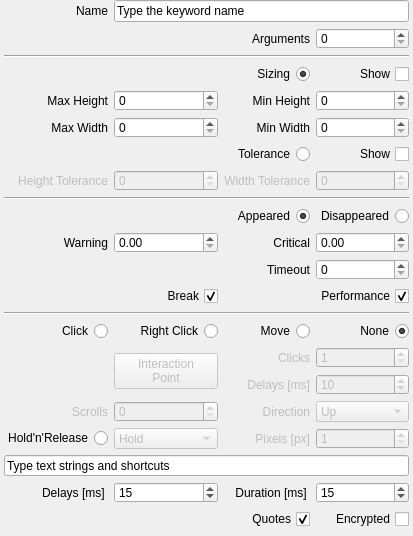
  <widget class="QWidget" name="widget" native="true">
   <property name="geometry">
    <rect>
     <x>173</x>
     <y>9</y>
     <width>413</width>
     <height>536</height>
    </rect>
   </property>
   <widget class="QWidget" name="gridLayoutWidget">
    <property name="geometry">
     <rect>
      <x>4</x>
      <y>0</y>
      <width>405</width>
      <height>529</height>
     </rect>
    </property>
    <layout class="QGridLayout" name="gridLayout">
     <item row="13" column="2" colspan="2">
      <widget class="QCheckBox" name="checkBoxEnablePerformance">
       <property name="layoutDirection">
        <enum>Qt::RightToLeft</enum>
       </property>
       <property name="text">
        <string>Performance</string>
       </property>
       <property name="checked">
        <bool>true</bool>
       </property>
      </widget>
     </item>
     <item row="8" column="1">
      <widget class="QSpinBox" name="height_tolerance_spinbox">
       <property name="enabled">
        <bool>false</bool>
       </property>
       <property name="maximum">
        <number>999</number>
       </property>
      </widget>
     </item>
     <item row="5" column="3">
      <widget class="QSpinBox" name="min_height_spinbox">
       <property name="maximum">
        <number>9999</number>
       </property>
      </widget>
     </item>
     <item row="1" column="2">
      <widget class="QLabel" name="labelArgs">
       <property name="text">
        <string>Arguments</string>
       </property>
       <property name="alignment">
        <set>Qt::AlignRight|Qt::AlignTrailing|Qt::AlignVCenter</set>
       </property>
      </widget>
     </item>
     <item row="9" column="0" colspan="4">
      <widget class="Line" name="line_8">
       <property name="orientation">
        <enum>Qt::Horizontal</enum>
       </property>
      </widget>
     </item>
     <item row="15" column="0">
      <widget class="QRadioButton" name="clickRadio">
       <property name="layoutDirection">
        <enum>Qt::RightToLeft</enum>
       </property>
       <property name="text">
        <string>Click</string>
       </property>
       <property name="checked">
        <bool>false</bool>
       </property>
       <attribute name="buttonGroup">
        <string notr="true">buttonGroup_2</string>
       </attribute>
      </widget>
     </item>
     <item row="22" column="0" colspan="4">
      <widget class="QLineEdit" name="inserttext">
       <property name="text">
        <string>Type text strings and shortcuts</string>
       </property>
      </widget>
     </item>
     <item row="24" column="2">
      <widget class="QCheckBox" name="add_quotes">
       <property name="layoutDirection">
        <enum>Qt::RightToLeft</enum>
       </property>
       <property name="text">
        <string>Quotes</string>
       </property>
       <property name="checked">
        <bool>true</bool>
       </property>
      </widget>
     </item>
     <item row="10" column="3">
      <widget class="QRadioButton" name="wait_disapp_radio">
       <property name="layoutDirection">
        <enum>Qt::RightToLeft</enum>
       </property>
       <property name="text">
        <string>Disappeared</string>
       </property>
       <property name="checked">
        <bool>false</bool>
       </property>
       <attribute name="buttonGroup">
        <string notr="true">buttonGroup_3</string>
       </attribute>
      </widget>
     </item>
     <item row="13" column="0" colspan="2">
      <widget class="QCheckBox" name="timeout_exception">
       <property name="layoutDirection">
        <enum>Qt::RightToLeft</enum>
       </property>
       <property name="text">
        <string>Break</string>
       </property>
       <property name="checked">
        <bool>true</bool>
       </property>
      </widget>
     </item>
     <item row="11" column="3">
      <widget class="QDoubleSpinBox" name="doubleSpinBoxCritical">
       <property name="maximum">
        <double>9999.989999999999782</double>
       </property>
       <property name="singleStep">
        <double>1.000000000000000</double>
       </property>
      </widget>
     </item>
     <item row="3" column="0" colspan="4">
      <widget class="Line" name="line_3">
       <property name="orientation">
        <enum>Qt::Horizontal</enum>
       </property>
      </widget>
     </item>
     <item row="12" column="2">
      <widget class="QLabel" name="timeout_label">
       <property name="text">
        <string>Timeout</string>
       </property>
       <property name="alignment">
        <set>Qt::AlignRight|Qt::AlignTrailing|Qt::AlignVCenter</set>
       </property>
      </widget>
     </item>
     <item row="11" column="2">
      <widget class="QLabel" name="labelCritical">
       <property name="text">
        <string>Critical</string>
       </property>
       <property name="alignment">
        <set>Qt::AlignRight|Qt::AlignTrailing|Qt::AlignVCenter</set>
       </property>
      </widget>
     </item>
     <item row="8" column="3">
      <widget class="QSpinBox" name="width_tolerance_spinbox">
       <property name="enabled">
        <bool>false</bool>
       </property>
       <property name="maximum">
        <number>999</number>
       </property>
      </widget>
     </item>
     <item row="11" column="0">
      <widget class="QLabel" name="labelWarning">
       <property name="text">
        <string>Warning</string>
       </property>
       <property name="alignment">
        <set>Qt::AlignRight|Qt::AlignTrailing|Qt::AlignVCenter</set>
       </property>
      </widget>
     </item>
     <item row="15" column="1">
      <widget class="QRadioButton" name="rightclickRadio">
       <property name="layoutDirection">
        <enum>Qt::RightToLeft</enum>
       </property>
       <property name="text">
        <string>Right Click</string>
       </property>
       <attribute name="buttonGroup">
        <string notr="true">buttonGroup_2</string>
       </attribute>
      </widget>
     </item>
     <item row="4" column="3">
      <widget class="QCheckBox" name="show_min_max">
       <property name="layoutDirection">
        <enum>Qt::RightToLeft</enum>
       </property>
       <property name="text">
        <string>Show</string>
       </property>
      </widget>
     </item>
     <item row="19" column="3">
      <widget class="QSpinBox" name="holdreleaseSpinBox">
       <property name="enabled">
        <bool>false</bool>
       </property>
       <property name="minimum">
        <number>1</number>
       </property>
       <property name="maximum">
        <number>9999</number>
       </property>
      </widget>
     </item>
     <item row="15" column="3">
      <widget class="QRadioButton" name="dontclickRadio">
       <property name="layoutDirection">
        <enum>Qt::RightToLeft</enum>
       </property>
       <property name="text">
        <string>None</string>
       </property>
       <property name="checked">
        <bool>true</bool>
       </property>
       <attribute name="buttonGroup">
        <string notr="true">buttonGroup_2</string>
       </attribute>
      </widget>
     </item>
     <item row="23" column="3">
      <widget class="QSpinBox" name="spinBoxSendKeysDuration">
       <property name="maximum">
        <number>60000</number>
       </property>
       <property name="value">
        <number>15</number>
       </property>
      </widget>
     </item>
     <item row="17" column="3">
      <widget class="QSpinBox" name="clickdelay_spinbox">
       <property name="enabled">
        <bool>false</bool>
       </property>
       <property name="minimum">
        <number>1</number>
       </property>
       <property name="maximum">
        <number>60000</number>
       </property>
       <property name="value">
        <number>10</number>
       </property>
      </widget>
     </item>
     <item row="16" column="1" rowspan="2">
      <widget class="QPushButton" name="pushButtonXYoffset">
       <property name="enabled">
        <bool>false</bool>
       </property>
       <property name="text">
        <string>Interaction
Point</string>
       </property>
      </widget>
     </item>
     <item row="1" column="3">
      <widget class="QSpinBox" name="spinBoxArgs"/>
     </item>
     <item row="15" column="2">
      <widget class="QRadioButton" name="movemouseRadio">
       <property name="layoutDirection">
        <enum>Qt::RightToLeft</enum>
       </property>
       <property name="text">
        <string>Move</string>
       </property>
       <property name="checked">
        <bool>false</bool>
       </property>
       <attribute name="buttonGroup">
        <string notr="true">buttonGroup_2</string>
       </attribute>
      </widget>
     </item>
     <item row="11" column="1">
      <widget class="QDoubleSpinBox" name="doubleSpinBoxWarning">
       <property name="maximum">
        <double>9999.989999999999782</double>
       </property>
       <property name="singleStep">
        <double>1.000000000000000</double>
       </property>
      </widget>
     </item>
     <item row="16" column="2">
      <widget class="QLabel" name="labelClickNumber">
       <property name="enabled">
        <bool>false</bool>
       </property>
       <property name="text">
        <string>Clicks</string>
       </property>
       <property name="alignment">
        <set>Qt::AlignRight|Qt::AlignTrailing|Qt::AlignVCenter</set>
       </property>
      </widget>
     </item>
     <item row="14" column="0" colspan="4">
      <widget class="Line" name="line_10">
       <property name="orientation">
        <enum>Qt::Horizontal</enum>
       </property>
      </widget>
     </item>
     <item row="8" column="2">
      <widget class="QLabel" name="width_tolerance_label">
       <property name="enabled">
        <bool>false</bool>
       </property>
       <property name="text">
        <string>Width Tolerance</string>
       </property>
       <property name="alignment">
        <set>Qt::AlignRight|Qt::AlignTrailing|Qt::AlignVCenter</set>
       </property>
      </widget>
     </item>
     <item row="23" column="1">
      <widget class="QSpinBox" name="spinBoxSendKeysDelay">
       <property name="maximum">
        <number>60000</number>
       </property>
       <property name="value">
        <number>15</number>
       </property>
      </widget>
     </item>
     <item row="8" column="0">
      <widget class="QLabel" name="height_tolerance_label">
       <property name="enabled">
        <bool>false</bool>
       </property>
       <property name="text">
        <string>Height Tolerance</string>
       </property>
       <property name="alignment">
        <set>Qt::AlignRight|Qt::AlignTrailing|Qt::AlignVCenter</set>
       </property>
      </widget>
     </item>
     <item row="10" column="0" colspan="3">
      <widget class="QRadioButton" name="wait_radio">
       <property name="layoutDirection">
        <enum>Qt::RightToLeft</enum>
       </property>
       <property name="text">
        <string>Appeared</string>
       </property>
       <property name="checked">
        <bool>true</bool>
       </property>
       <attribute name="buttonGroup">
        <string notr="true">buttonGroup_3</string>
       </attribute>
      </widget>
     </item>
     <item row="12" column="3">
      <widget class="QSpinBox" name="timeout_spinbox">
       <property name="maximum">
        <number>999999</number>
       </property>
      </widget>
     </item>
     <item row="6" column="0">
      <widget class="QLabel" name="max_width_label">
       <property name="text">
        <string>Max Width</string>
       </property>
       <property name="alignment">
        <set>Qt::AlignRight|Qt::AlignTrailing|Qt::AlignVCenter</set>
       </property>
      </widget>
     </item>
     <item row="7" column="2">
      <widget class="QRadioButton" name="use_tolerance">
       <property name="layoutDirection">
        <enum>Qt::RightToLeft</enum>
       </property>
       <property name="text">
        <string>Tolerance</string>
       </property>
       <attribute name="buttonGroup">
        <string notr="true">buttonGroup</string>
       </attribute>
      </widget>
     </item>
     <item row="19" column="1">
      <widget class="QComboBox" name="holdreleaseComboBox">
       <property name="enabled">
        <bool>false</bool>
       </property>
       <item>
        <property name="text">
         <string>Hold</string>
        </property>
       </item>
       <item>
        <property name="text">
         <string>Release</string>
        </property>
       </item>
       <item>
        <property name="text">
         <string>Release Up</string>
        </property>
       </item>
       <item>
        <property name="text">
         <string>Release Down</string>
        </property>
       </item>
       <item>
        <property name="text">
         <string>Release Left</string>
        </property>
       </item>
       <item>
        <property name="text">
         <string>Release Right</string>
        </property>
       </item>
      </widget>
     </item>
     <item row="16" column="3">
      <widget class="QSpinBox" name="clicknumber_spinbox">
       <property name="enabled">
        <bool>false</bool>
       </property>
       <property name="minimum">
        <number>1</number>
       </property>
      </widget>
     </item>
     <item row="24" column="3">
      <widget class="QCheckBox" name="text_encrypted">
       <property name="layoutDirection">
        <enum>Qt::RightToLeft</enum>
       </property>
       <property name="text">
        <string>Encrypted</string>
       </property>
       <property name="checked">
        <bool>false</bool>
       </property>
      </widget>
     </item>
     <item row="6" column="3">
      <widget class="QSpinBox" name="min_width_spinbox">
       <property name="maximum">
        <number>9999</number>
       </property>
      </widget>
     </item>
     <item row="6" column="1">
      <widget class="QSpinBox" name="max_width_spinbox">
       <property name="maximum">
        <number>9999</number>
       </property>
      </widget>
     </item>
     <item row="17" column="2">
      <widget class="QLabel" name="labelClickDelay">
       <property name="enabled">
        <bool>false</bool>
       </property>
       <property name="text">
        <string>Delays [ms]</string>
       </property>
       <property name="alignment">
        <set>Qt::AlignRight|Qt::AlignTrailing|Qt::AlignVCenter</set>
       </property>
      </widget>
     </item>
     <item row="23" column="2">
      <widget class="QLabel" name="labelSendKeysDuration">
       <property name="text">
        <string>Duration [ms] </string>
       </property>
       <property name="alignment">
        <set>Qt::AlignRight|Qt::AlignTrailing|Qt::AlignVCenter</set>
       </property>
      </widget>
     </item>
     <item row="5" column="1">
      <widget class="QSpinBox" name="max_height_spinbox">
       <property name="maximum">
        <number>9999</number>
       </property>
      </widget>
     </item>
     <item row="4" column="2">
      <widget class="QRadioButton" name="use_min_max">
       <property name="layoutDirection">
        <enum>Qt::RightToLeft</enum>
       </property>
       <property name="text">
        <string>Sizing</string>
       </property>
       <property name="checked">
        <bool>true</bool>
       </property>
       <attribute name="buttonGroup">
        <string notr="true">buttonGroup</string>
       </attribute>
      </widget>
     </item>
     <item row="5" column="0">
      <widget class="QLabel" name="max_height_label">
       <property name="text">
        <string>Max Height</string>
       </property>
       <property name="alignment">
        <set>Qt::AlignRight|Qt::AlignTrailing|Qt::AlignVCenter</set>
       </property>
      </widget>
     </item>
     <item row="23" column="0">
      <widget class="QLabel" name="labelSendKeysDelay">
       <property name="text">
        <string>Delays [ms] </string>
       </property>
       <property name="alignment">
        <set>Qt::AlignRight|Qt::AlignTrailing|Qt::AlignVCenter</set>
       </property>
      </widget>
     </item>
     <item row="7" column="3">
      <widget class="QCheckBox" name="show_tolerance">
       <property name="layoutDirection">
        <enum>Qt::RightToLeft</enum>
       </property>
       <property name="text">
        <string>Show</string>
       </property>
      </widget>
     </item>
     <item row="6" column="2">
      <widget class="QLabel" name="min_width_label">
       <property name="text">
        <string>Min Width</string>
       </property>
       <property name="alignment">
        <set>Qt::AlignRight|Qt::AlignTrailing|Qt::AlignVCenter</set>
       </property>
      </widget>
     </item>
     <item row="19" column="2">
      <widget class="QLabel" name="labelPixels">
       <property name="enabled">
        <bool>false</bool>
       </property>
       <property name="text">
        <string>Pixels [px]</string>
       </property>
       <property name="alignment">
        <set>Qt::AlignRight|Qt::AlignTrailing|Qt::AlignVCenter</set>
       </property>
      </widget>
     </item>
     <item row="5" column="2">
      <widget class="QLabel" name="min_height_label">
       <property name="text">
        <string>Min Height</string>
       </property>
       <property name="alignment">
        <set>Qt::AlignRight|Qt::AlignTrailing|Qt::AlignVCenter</set>
       </property>
      </widget>
     </item>
     <item row="0" column="1" colspan="3">
      <widget class="QLineEdit" name="namelineedit">
       <property name="text">
        <string>Type the keyword name</string>
       </property>
      </widget>
     </item>
     <item row="0" column="0">
      <widget class="QLabel" name="labelName">
       <property name="layoutDirection">
        <enum>Qt::LeftToRight</enum>
       </property>
       <property name="text">
        <string>Name</string>
       </property>
       <property name="alignment">
        <set>Qt::AlignRight|Qt::AlignTrailing|Qt::AlignVCenter</set>
       </property>
      </widget>
     </item>
     <item row="19" column="0">
      <widget class="QRadioButton" name="holdreleaseRadio">
       <property name="layoutDirection">
        <enum>Qt::RightToLeft</enum>
       </property>
       <property name="text">
        <string>Hold'n'Release</string>
       </property>
       <attribute name="buttonGroup">
        <string notr="true">buttonGroup_2</string>
       </attribute>
      </widget>
     </item>
     <item row="18" column="0">
      <widget class="QLabel" name="scrollsLabel">
       <property name="enabled">
        <bool>false</bool>
       </property>
       <property name="text">
        <string>Scrolls</string>
       </property>
       <property name="alignment">
        <set>Qt::AlignRight|Qt::AlignTrailing|Qt::AlignVCenter</set>
       </property>
      </widget>
     </item>
     <item row="18" column="1">
      <widget class="QSpinBox" name="spinBoxScrolls">
       <property name="enabled">
        <bool>false</bool>
       </property>
      </widget>
     </item>
     <item row="18" column="3">
      <widget class="QComboBox" name="comboBoxScrolls">
       <property name="enabled">
        <bool>false</bool>
       </property>
       <item>
        <property name="text">
         <string>Up</string>
        </property>
       </item>
       <item>
        <property name="text">
         <string>Down</string>
        </property>
       </item>
       <item>
        <property name="text">
         <string>Left</string>
        </property>
       </item>
       <item>
        <property name="text">
         <string>Right</string>
        </property>
       </item>
      </widget>
     </item>
     <item row="18" column="2">
      <widget class="QLabel" name="labelDirectionScroll">
       <property name="enabled">
        <bool>false</bool>
       </property>
       <property name="layoutDirection">
        <enum>Qt::LeftToRight</enum>
       </property>
       <property name="text">
        <string>Direction</string>
       </property>
       <property name="alignment">
        <set>Qt::AlignRight|Qt::AlignTrailing|Qt::AlignVCenter</set>
       </property>
      </widget>
     </item>
    </layout>
   </widget>
  </widget>
